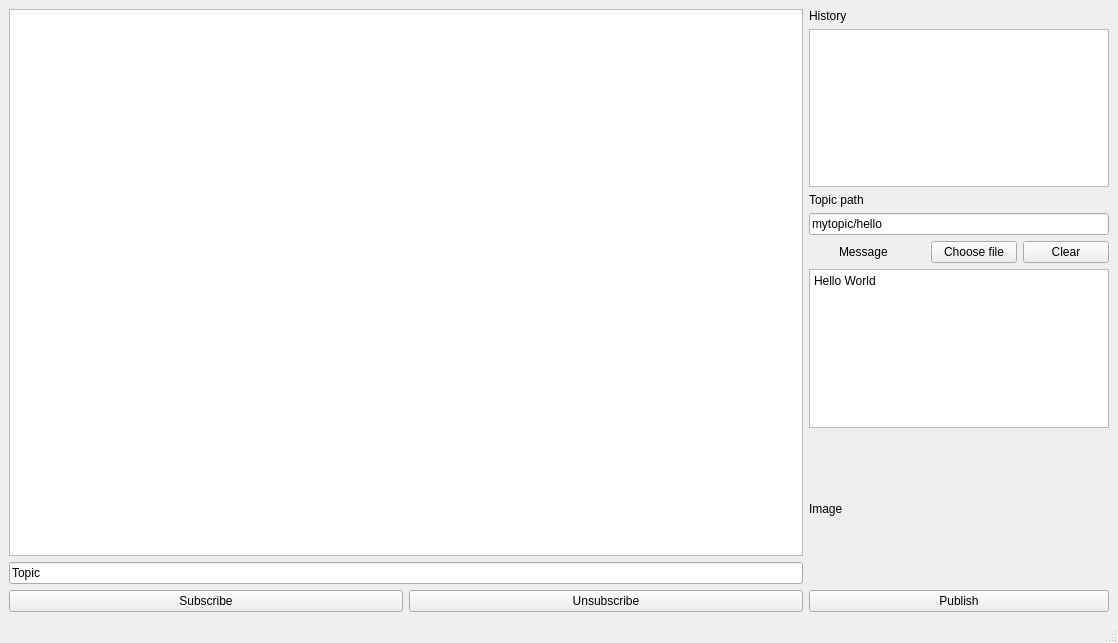
<?xml version="1.0" encoding="UTF-8"?>
<ui version="4.0">
 <class>MainWindow</class>
 <widget class="QMainWindow" name="MainWindow">
  <property name="geometry">
   <rect>
    <x>0</x>
    <y>0</y>
    <width>1118</width>
    <height>643</height>
   </rect>
  </property>
  <property name="windowTitle">
   <string>MainWindow</string>
  </property>
  <widget class="QWidget" name="centralwidget">
   <layout class="QVBoxLayout" name="verticalLayout_2">
    <item>
     <layout class="QHBoxLayout" name="horizontalLayout">
      <property name="topMargin">
       <number>0</number>
      </property>
      <item>
       <layout class="QVBoxLayout" name="tree">
        <property name="leftMargin">
         <number>0</number>
        </property>
        <item>
         <widget class="QTreeView" name="messageList">
          <property name="horizontalScrollBarPolicy">
           <enum>Qt::ScrollBarAlwaysOff</enum>
          </property>
          <property name="sizeAdjustPolicy">
           <enum>QAbstractScrollArea::AdjustToContentsOnFirstShow</enum>
          </property>
          <attribute name="headerCascadingSectionResizes">
           <bool>true</bool>
          </attribute>
          <attribute name="headerDefaultSectionSize">
           <number>100</number>
          </attribute>
         </widget>
        </item>
        <item>
         <widget class="QLineEdit" name="topic">
          <property name="text">
           <string>Topic</string>
          </property>
         </widget>
        </item>
        <item>
         <layout class="QHBoxLayout" name="horizontalLayout_2">
          <property name="topMargin">
           <number>0</number>
          </property>
          <item>
           <widget class="QPushButton" name="subscribe">
            <property name="text">
             <string>Subscribe</string>
            </property>
           </widget>
          </item>
          <item>
           <widget class="QPushButton" name="unsubscribe">
            <property name="text">
             <string>Unsubscribe</string>
            </property>
           </widget>
          </item>
         </layout>
        </item>
       </layout>
      </item>
      <item>
       <layout class="QVBoxLayout" name="verticalLayout_5">
        <property name="leftMargin">
         <number>0</number>
        </property>
        <item>
         <widget class="QLabel" name="label">
          <property name="text">
           <string>History</string>
          </property>
         </widget>
        </item>
        <item>
         <widget class="QListWidget" name="listWidget">
          <property name="sizePolicy">
           <sizepolicy hsizetype="Preferred" vsizetype="Expanding">
            <horstretch>0</horstretch>
            <verstretch>0</verstretch>
           </sizepolicy>
          </property>
          <property name="minimumSize">
           <size>
            <width>300</width>
            <height>0</height>
           </size>
          </property>
          <property name="maximumSize">
           <size>
            <width>100</width>
            <height>16777215</height>
           </size>
          </property>
         </widget>
        </item>
        <item>
         <widget class="QLabel" name="label_2">
          <property name="text">
           <string>Topic path</string>
          </property>
         </widget>
        </item>
        <item>
         <widget class="QLineEdit" name="path">
          <property name="sizePolicy">
           <sizepolicy hsizetype="Minimum" vsizetype="Fixed">
            <horstretch>0</horstretch>
            <verstretch>0</verstretch>
           </sizepolicy>
          </property>
          <property name="text">
           <string>mytopic/hello</string>
          </property>
         </widget>
        </item>
        <item>
         <layout class="QHBoxLayout" name="horizontalLayout_3">
          <property name="leftMargin">
           <number>30</number>
          </property>
          <property name="topMargin">
           <number>0</number>
          </property>
          <item>
           <widget class="QLabel" name="label_3">
            <property name="text">
             <string>Message</string>
            </property>
           </widget>
          </item>
          <item>
           <widget class="QPushButton" name="chooseFile">
            <property name="sizePolicy">
             <sizepolicy hsizetype="Preferred" vsizetype="Fixed">
              <horstretch>0</horstretch>
              <verstretch>0</verstretch>
             </sizepolicy>
            </property>
            <property name="minimumSize">
             <size>
              <width>30</width>
              <height>0</height>
             </size>
            </property>
            <property name="text">
             <string>Choose file</string>
            </property>
           </widget>
          </item>
          <item>
           <widget class="QPushButton" name="clear">
            <property name="text">
             <string>Clear</string>
            </property>
           </widget>
          </item>
         </layout>
        </item>
        <item>
         <widget class="QPlainTextEdit" name="msg_to_publish">
          <property name="sizePolicy">
           <sizepolicy hsizetype="Minimum" vsizetype="Expanding">
            <horstretch>0</horstretch>
            <verstretch>0</verstretch>
           </sizepolicy>
          </property>
          <property name="plainText">
           <string>Hello World</string>
          </property>
         </widget>
        </item>
        <item>
         <widget class="QLabel" name="img_label">
          <property name="sizePolicy">
           <sizepolicy hsizetype="Minimum" vsizetype="Minimum">
            <horstretch>0</horstretch>
            <verstretch>0</verstretch>
           </sizepolicy>
          </property>
          <property name="minimumSize">
           <size>
            <width>100</width>
            <height>150</height>
           </size>
          </property>
          <property name="maximumSize">
           <size>
            <width>300</width>
            <height>450</height>
           </size>
          </property>
          <property name="text">
           <string>Image</string>
          </property>
         </widget>
        </item>
        <item>
         <widget class="QPushButton" name="publish">
          <property name="text">
           <string>Publish</string>
          </property>
         </widget>
        </item>
       </layout>
      </item>
     </layout>
    </item>
   </layout>
  </widget>
  <widget class="QMenuBar" name="menubar">
   <property name="geometry">
    <rect>
     <x>0</x>
     <y>0</y>
     <width>1118</width>
     <height>24</height>
    </rect>
   </property>
  </widget>
  <widget class="QStatusBar" name="statusbar"/>
 </widget>
 <resources/>
 <connections/>
</ui>
